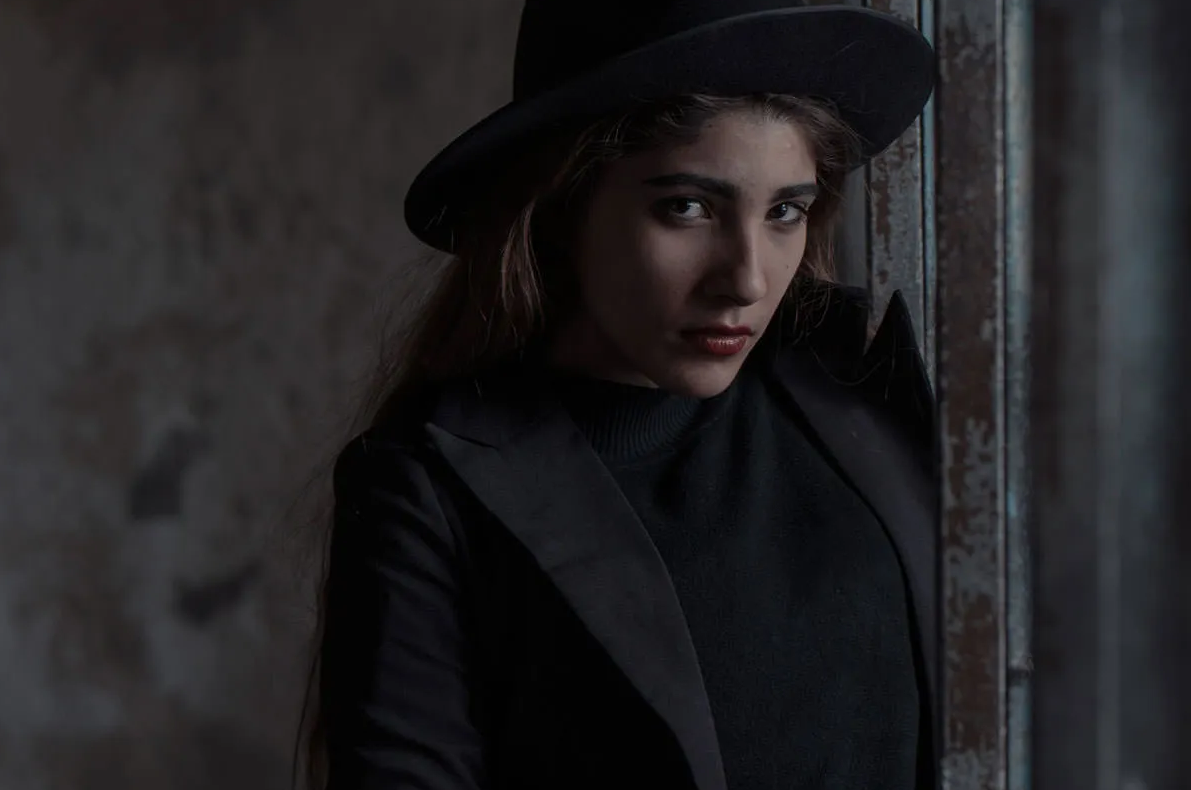
#> input picture images/rndm.png, 1191 x 790 px, found by its file name
$ python histogram_edit.py
#> lines starting #> are read from the running program, lines starting #| are printed output that depends on the picture
from PIL import Image, ImageStat, ImageEnhance
import asyncio
from random import randint


# if image is 1800x1000
# 256 masks would be 1800/256 and height max, so 1000
async def change_image(path, enhance):
    image = Image.open(path)
    image_bw = image.convert("L")

    width, height = image.size[0], image.size[1]
    print(f"width: {width}, height: {height}")

    masks = []
    constant_mask_len: int = width/256
    print("Actual length is", width/256)
    one_mask_len: int = 0

    while len(masks) < 255:
        masks.append((int(one_mask_len), 0, int(constant_mask_len)+int(one_mask_len), height))
        one_mask_len = one_mask_len + constant_mask_len

    masks.append((int(one_mask_len), 0, width, height))

    print(masks)
    print(f"Length of masks: {len(masks)}")

    new_im = Image.new(mode="RGB", size=(width, height), color="black")
    pixels = new_im.load()
    enhance_index = 0
    for i in masks:
        im = image.crop(i)
        ImageEnhance.Brightness(im).enhance(enhance[enhance_index])
        for j in range(im.size[0]):
            for l in range(im.size[1]):
                pixels[j, l] = (j, l, 100)
    new_im.load()
    new_im.show()
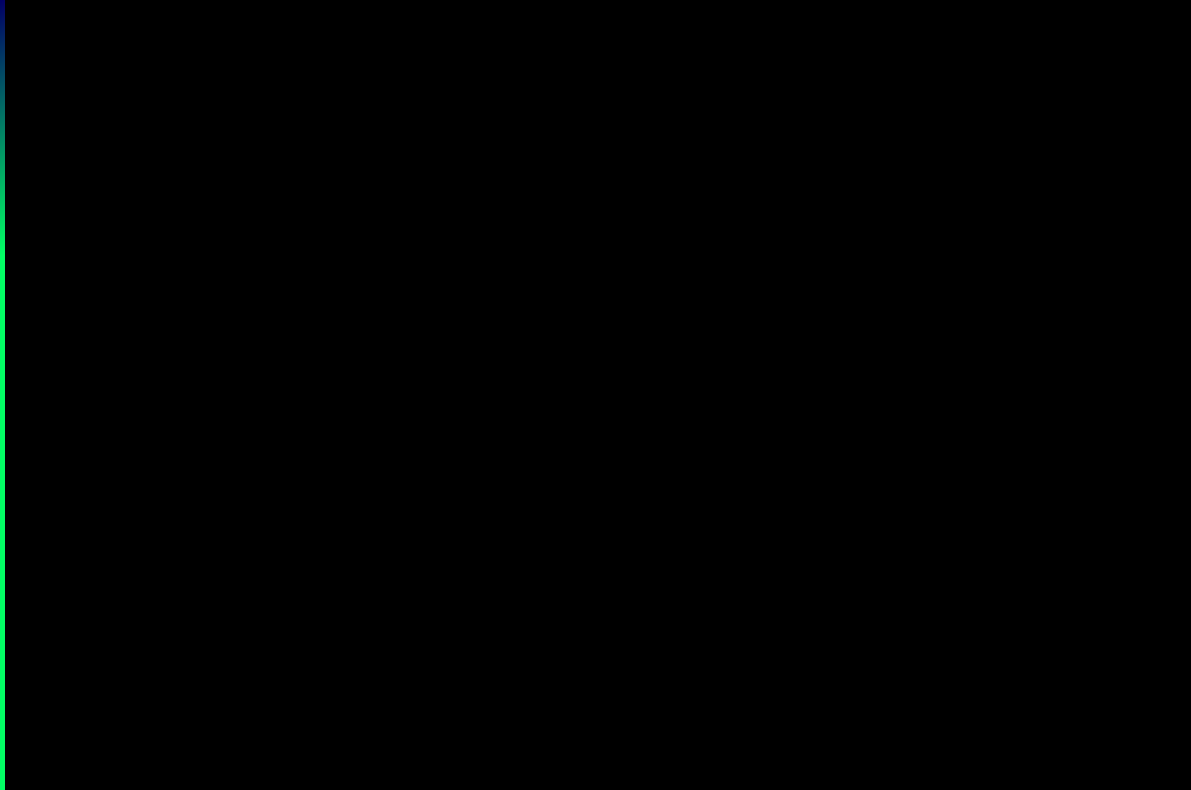
#> shown: PIL image 1191x790 RGB; mean R, G, B 0, 0.9, 0.4

enhanceamount = []
for i in range(256):
    enhanceamount.append(randint(1, 5))

print(enhanceamount)
asyncio.run(change_image("images/rndm.png", enhanceamount))
